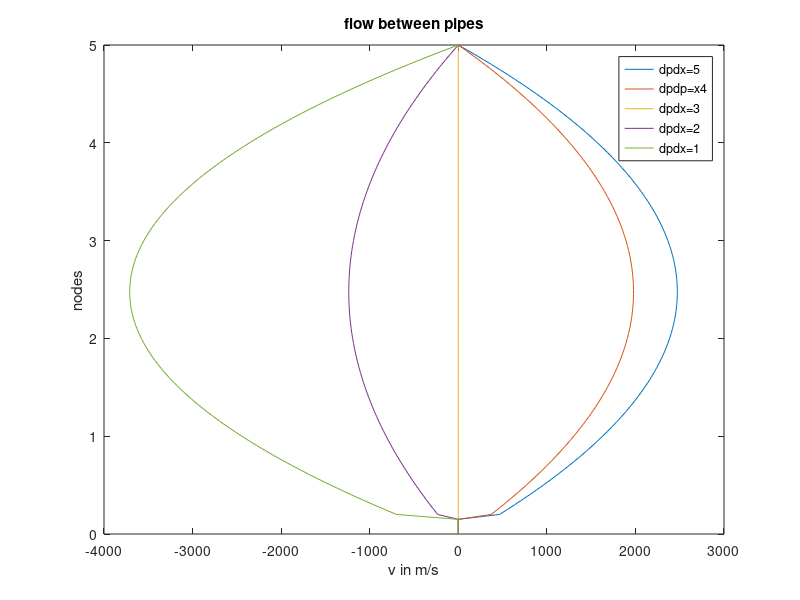

Write MATLAB code to recreate this figure.

%%Matthew Soltesz
%ME3165-308
clear;
clc;
h=.75;
n=100;
dy=h/n;
L=.1;
rho=2000;
u=zeros(n+1,5);
u(1,:)=0;
u(n+1,:)=.01;
dpdx=[-10 -8 0 5 15];
mu=2.9e-4;
b=ones(n,5)*-2;
d=ones(n,length(dpdx))*dy^2*(1/mu).*dpdx;
a=ones(n,5)*1;
c=ones(n,5)*1;
for z=1:5
d(n,z)=d(n,z)-u(n+1,z);
for k=2:n
m=a(k,z)/(b(k-1,z));
b(k,z)=b(k,z)-m*c(k-1,z);
d(k,z)=d(k,z)-m*(d(k-1,z));
end
u(n,z)=d(n,z)/b(n,z);
for k=n-1:-1:5
u(k,z)=(d(k,z)-c(k,z)*u(k+1,z))/b(k,z);
end
end
figure
plot(u,linspace(0,z,n+1))
title('flow between pipes')
xlabel('v in m/s')
ylabel('nodes')
legend('dpdx=5','dpdp=x4','dpdx=3', 'dpdx=2', 'dpdx=1')
ren=rho*L/mu.*u;
